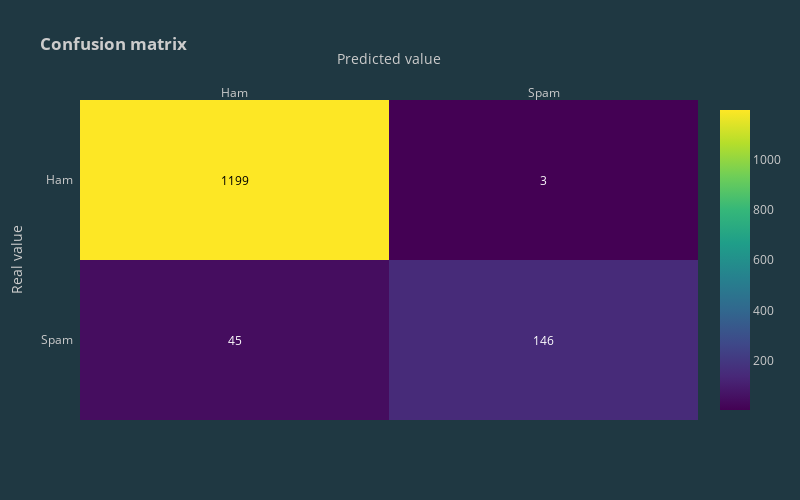

Here is the notebook cell this chart was saved with:
### Markdown cell above
##### 6.3) XGBoost

### Code cell
pipe = Pipeline([
    ('bow', CountVectorizer()), 
    ('tfid', TfidfTransformer()),  
    ('model', xgb.XGBClassifier(
        learning_rate=0.1,
        max_depth=7,
        n_estimators=80,
        use_label_encoder=False,
        eval_metric='auc',
        # colsample_bytree=0.8,
        # subsample=0.7,
        # min_child_weight=5,
    ))
])

# Fit the pipeline with the data
pipe.fit(x_train, y_train)

# Fit the pipeline with the data
pipe.fit(x_train, y_train)

# Fit the pipeline with the data
pipe.fit(x_train, y_train)

y_pred_class = pipe.predict(x_test)
y_pred_train = pipe.predict(x_train)

print('Train: {}'.format(metrics.accuracy_score(y_train, y_pred_train)))
print('Test: {}'.format(metrics.accuracy_score(y_test, y_pred_class)))

conf_matrix(metrics.confusion_matrix(y_test, y_pred_class))

### Figure 1 — Plotly figure (JSON) as saved in the notebook; plotly's stock layout.template omitted (floating-point values rounded to 4 significant figures)
{"data": [{"colorscale": [[0, "#440154"], [0.1111, "#482878"], [0.2222, "#3e4989"], [0.3333, "#31688e"], [0.4444, "#26828e"], [0.5556, "#1f9e89"], [0.6667, "#35b779"], [0.7778, "#6ece58"], [0.8889, "#b5de2b"], [1, "#fde725"]], "reversescale": false, "showscale": true, "type": "heatmap", "x": ["Ham", "Spam"], "y": ["Spam", "Ham"], "z": [[45, 146], [1199, 3]]}], "layout": {"annotations": [{"font": {"color": "#FFFFFF"}, "showarrow": false, "text": "45", "x": "Ham", "xref": "x", "y": "Spam", "yref": "y"}, {"font": {"color": "#FFFFFF"}, "showarrow": false, "text": "146", "x": "Spam", "xref": "x", "y": "Spam", "yref": "y"}, {"font": {"color": "#000000"}, "showarrow": false, "text": "1199", "x": "Ham", "xref": "x", "y": "Ham", "yref": "y"}, {"font": {"color": "#FFFFFF"}, "showarrow": false, "text": "3", "x": "Spam", "xref": "x", "y": "Ham", "yref": "y"}], "height": 500, "title": {"text": "<b>Confusion matrix</b>"}, "width": 800, "xaxis": {"dtick": 1, "gridcolor": "rgb(0, 0, 0)", "side": "top", "ticks": "", "title": {"text": "Predicted value"}}, "yaxis": {"dtick": 1, "ticks": "", "ticksuffix": "  ", "title": {"text": "Real value"}}}}
